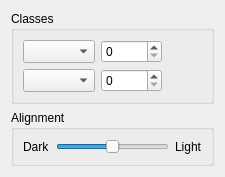
      <widget class="QWidget" name="classesTab">
       <attribute name="title">
        <string>Classes</string>
       </attribute>
       <layout class="QVBoxLayout" name="verticalLayout_7">
        <item>
         <widget class="QGroupBox" name="groupBox_13">
          <property name="title">
           <string>Classes</string>
          </property>
          <layout class="QGridLayout" name="gridLayout_3">
           <item row="0" column="0">
            <layout class="QHBoxLayout" name="horizontalLayout_13" stretch="3,1,2">
             <item>
              <widget class="ComboBox2DA" name="class1Select">
               <property name="toolTip">
                <string>Class 1 (GFF: ClassList[0].Class). Index into classes.2da. The creature's
                 primary class (e.g. Soldier, Scout, Jedi Guardian). Determines BAB, saves, and
                 available feats. Modders: must pick a valid row; this plus Class 2 define the
                 creature's progression.</string>
               </property>
               <property name="sizePolicy">
                <sizepolicy hsizetype="Preferred" vsizetype="Preferred">
                 <horstretch>0</horstretch>
                 <verstretch>0</verstretch>
                </sizepolicy>
               </property>
              </widget>
             </item>
             <item>
              <widget class="QSpinBox" name="class1LevelSpin">
               <property name="toolTip">
                <string>Class 1 Level (GFF: ClassList[0].ClassLevel). SHORT 0–32767. Level in the
                 first class; determines HP, BAB, saves, and skill points. The game uses this for
                 all level-based calculations. Modders: typical 1–20; must be at least 1 for a valid
                 class. Stored as signed 16-bit.</string>
               </property>
               <property name="sizePolicy">
                <sizepolicy hsizetype="Preferred" vsizetype="Preferred">
                 <horstretch>0</horstretch>
                 <verstretch>0</verstretch>
                </sizepolicy>
               </property>
               <property name="minimum">
                <number>0</number>
               </property>
               <property name="maximum">
                <number>32767</number>
               </property>
              </widget>
             </item>
             <item>
              <spacer name="horizontalSpacer_8">
               <property name="orientation">
                <enum>Qt::Horizontal</enum>
               </property>
               <property name="sizeHint" stdset="0">
                <size>
                 <width>40</width>
                 <height>20</height>
                </size>
               </property>
              </spacer>
             </item>
            </layout>
           </item>
           <item row="1" column="0">
            <layout class="QHBoxLayout" name="horizontalLayout_14" stretch="3,1,2">
             <item>
              <widget class="ComboBox2DA" name="class2Select">
               <property name="toolTip">
                <string>Class 2 (GFF: ClassList[1].Class). Index into classes.2da. Optional second
                 class for multiclassing. Choose [Unset] for single-class. Modders: multiclass uses
                 the higher BAB/save progression; both classes contribute to HP and skills.</string>
               </property>
               <property name="sizePolicy">
                <sizepolicy hsizetype="Preferred" vsizetype="Preferred">
                 <horstretch>0</horstretch>
                 <verstretch>0</verstretch>
                </sizepolicy>
               </property>
              </widget>
             </item>
             <item>
              <widget class="QSpinBox" name="class2LevelSpin">
               <property name="toolTip">
                <string>Class 2 Level (GFF: ClassList[1].ClassLevel). SHORT 0–32767. Level in the
                 second class (multiclass). Use [Unset] in the class dropdown to have only one
                 class. Modders: typical 1–20; total levels (class1 + class2) drive BAB and saves.</string>
               </property>
               <property name="sizePolicy">
                <sizepolicy hsizetype="Preferred" vsizetype="Preferred">
                 <horstretch>0</horstretch>
                 <verstretch>0</verstretch>
                </sizepolicy>
               </property>
               <property name="minimum">
                <number>0</number>
               </property>
               <property name="maximum">
                <number>32767</number>
               </property>
              </widget>
             </item>
             <item>
              <spacer name="horizontalSpacer_9">
               <property name="orientation">
                <enum>Qt::Horizontal</enum>
               </property>
               <property name="sizeHint" stdset="0">
                <size>
                 <width>40</width>
                 <height>20</height>
                </size>
               </property>
              </spacer>
             </item>
            </layout>
           </item>
          </layout>
         </widget>
        </item>
        <item>
         <widget class="QGroupBox" name="groupBox_12">
          <property name="title">
           <string>Alignment</string>
          </property>
          <layout class="QHBoxLayout" name="horizontalLayout_12">
           <item>
            <widget class="QLabel" name="label_52">
             <property name="text">
              <string>Dark</string>
             </property>
            </widget>
           </item>
           <item>
            <widget class="QSlider" name="alignmentSlider">
             <property name="minimum">
              <number>0</number>
             </property>
             <property name="maximum">
              <number>100</number>
             </property>
             <property name="toolTip">
              <string>Alignment (GFF: GoodEvil). 0 = Dark, 100 = Light. Stored as BYTE; the game
               clamps values over 100 down to 100. Affects portrait (light-side vs dark-side face),
               dialogue options, and story flags. Modders: 50 = neutral; 0 or 100 for full
               dark/light. Does not affect combat stats. Edge case: values above 100 in the GFF are
               clamped when loaded.</string>
             </property>
             <property name="value">
              <number>50</number>
             </property>
             <property name="orientation">
              <enum>Qt::Horizontal</enum>
             </property>
            </widget>
           </item>
           <item>
            <widget class="QLabel" name="label_53">
             <property name="text">
              <string>Light</string>
             </property>
            </widget>
           </item>
          </layout>
         </widget>
        </item>
        <item>
         <spacer name="spacer">
          <property name="orientation">
           <enum>Qt::Vertical</enum>
          </property>
          <property name="sizeHint" stdset="0">
           <size>
            <width>0</width>
            <height>0</height>
           </size>
          </property>
         </spacer>
        </item>
       </layout>
      </widget>
